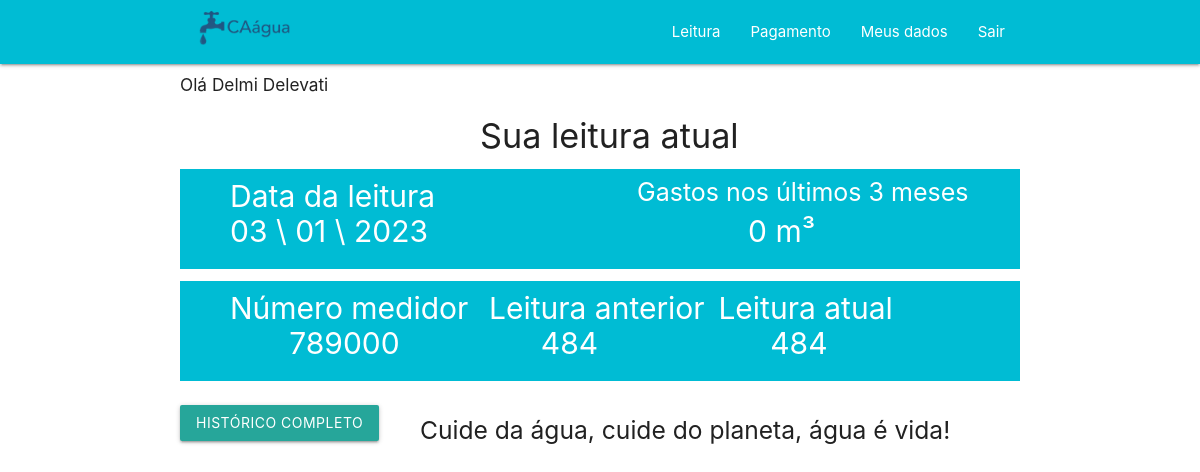
Page /View/leitura.php (signed in) on the committed database.
### tables this page shows
CREATE TABLE `usuario` (
  `id` int(11) NOT NULL,
  `nome` varchar(100) NOT NULL,
  `cpf` varchar(14) NOT NULL,
  `datanasc` date NOT NULL,
  `email` varchar(30) NOT NULL,
  `telefone` varchar(12) NOT NULL,
  `senha` varchar(200) NOT NULL,
  `status` char(1) NOT NULL,
  `admin` char(1) NOT NULL
);

CREATE TABLE `leitura` (
  `id` int(11) NOT NULL,
  `dataleitura` date NOT NULL,
  `leituraanterior` decimal(6,1) NOT NULL,
  `leituraatual` decimal(6,1) NOT NULL,
  `idmedidor` int(11) NOT NULL
);

CREATE TABLE `medidor` (
  `id` int(11) NOT NULL,
  `numserie` int(11) NOT NULL,
  `marca` varchar(50) NOT NULL,
  `datainicio` date NOT NULL,
  `dataprevistatroca` date NOT NULL,
  `idusuario` int(11) NOT NULL
);

### View/leitura.php (the view, shortened to what this page needs)
<?php
include("../Controller/config.php");
include("../Controller/menu.php");
$id = $_SESSION['user_id'];
?>
<!DOCTYPE html>
<html lang="pt-BR">
<head>
    <link rel="stylesheet" href="../css/materialize.css">
    <link rel="stylesheet" href="../css/pleitura.css">
</head>
<body>
<?php
       $result = mysqli_query($mysqli, "SELECT u.id, u.nome, l.dataleitura, l.leituraanterior, l.leituraatual, m.numserie
                                        FROM usuario u
                                        INNER JOIN medidor m ON u.id = m.idusuario
                                        INNER JOIN leitura l ON m.id = l.idmedidor
                                        WHERE u.id = $id
                                        ORDER BY l.leituraatual DESC
                                        LIMIT 1");
     if (mysqli_num_rows($result) > 0) {
         $dados_leitura = mysqli_fetch_array($result);
         echo "<div class=\"container\"><h6>Olá " . $dados_leitura['nome'] . "</h6></div>";
        echo "<div id=\"lei\"><h4>Sua leitura atual</h4></div>";
        echo "<div class=\"container\" id=\"quadra\">";
        echo "<span id=\"data1\">Data da leitura </span>";
        $dataInvertida = $dados_leitura['dataleitura'];
        $dataObj = new DateTime($dataInvertida);
        $dataFormatada = $dataObj->format('d \\\ m \\\ Y');
        echo "<span id=\"data2\">".$dataFormatada."</span>";
        echo "<span id=\"gasto\">Gastos nos últimos 3 meses</span>";
        $numatual = $dados_leitura['leituraatual'];
        $numanterior = $dados_leitura['leituraanterior'];
        $resultado = $numatual - $numanterior;
        echo "<span id=\"gasto2\">".$resultado." m³</span>";
        echo "</div>";
        echo "<div class=\"container\" id=\"quadra2\">";
        echo "<span id=\"data1\">Número medidor</span>";
        echo "<span id=\"num\">".$dados_leitura['numserie']."</span>";
        echo "<span id=\"ga\">Leitura anterior</span>";
        echo "<span id=\"gast\">".round($dados_leitura['leituraanterior'])."</span>";
        echo "<span id=\"fari\">Leitura atual</span>";
        echo "<span id=\"espaco\">".round($dados_leitura['leituraatual'])."</span>";
        echo "</div>";
    }   else {
        echo "<div class=\"container\"><h6>Usuário não encontrado.</h6></div>";
     }
     echo "<a href=\"historico_leitura.php?id=" . $id . "\" class=\"waves-effect waves-light btn green-button\" id=\"butto\">Histórico completo</a>";
        echo "<h5 id=\"fras\">" .
        "Cuide da água, cuide do planeta, água é vida!" .
        "</h5>";
        ?>
    </body>
</html>

### css/pleitura.css (style rules this page uses)
#quadra { border: 50px solid #00bcd4; margin-top: 1%; position: relative; }
#quadra2 { border: 50px solid #00bcd4; margin-top: 1%; position: relative; }
@media (min-width: 993px) { #data1 { font-size: 30px; margin-right: 20%; color: #fff; position: absolute; top: -45px; } }
@media (min-width: 993px) { #data2 { font-size: 30px; margin-right: 20%; color: #fff; position: absolute; top: -10px; } }
@media (min-width: 993px) { #gasto { font-size: 25px; margin-left: 5%; left: 50%; color: #fff; position: absolute; top: -45px; } }
@media (min-width: 993px) { #gasto2 { font-size: 30px; margin-left: 5%; left: 65%; color: #fff; position: absolute; top: -10px; } }
@media (min-width: 993px) { #ga { font-size: 30px; margin-left: 10%; left: 25%; color: #fff; position: absolute; top: -45px; } }
@media (min-width: 993px) { #gast { font-size: 30px; margin-left: 10%; left: 32%; color: #fff; position: absolute; top: -10px; } }
@media (min-width: 993px) { #fari { font-size: 30px; margin-left: 10%; left: 56%; color: #fff; position: absolute; top: -45px; } }
@media (min-width: 993px) { #espaco { font-size: 30px; margin-left: 10%; left: 63%; color: #fff; position: absolute; top: -10px; } }
@media (min-width: 993px) { #num { font-size: 30px; margin-right: 25%; color: #fff; position: absolute; top: -10px; left: 8%; } }
@media (min-width: 993px) { #fras { margin-left: 35%; margin-top: -2%; } }
@media (min-width: 993px) { #lei { margin-left: 40%; } }
@media (min-width: 993px) { #butto { margin-top: 2%; margin-left: 15%; } }

### rows in the picture
usuario: nome "Delmi Delevati", leitura.dataleitura "03 \\ 01 \\ 2023", leitura.leituraatual+leituraanterior "0", medidor.numserie "789000", leitura.leituraanterior "484", leitura.leituraatual "484"
